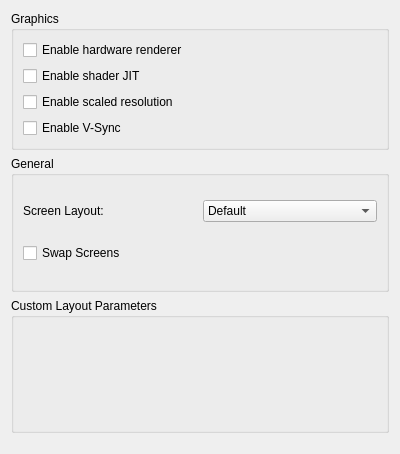
<?xml version="1.0" encoding="UTF-8"?>
<ui version="4.0">
 <class>ConfigureGraphics</class>
 <widget class="QWidget" name="ConfigureGraphics">
  <property name="geometry">
   <rect>
    <x>0</x>
    <y>0</y>
    <width>400</width>
    <height>454</height>
   </rect>
  </property>
  <property name="windowTitle">
   <string>Form</string>
  </property>
  <layout class="QVBoxLayout" name="vertical_layout_2">
   <item>
    <layout class="QVBoxLayout" name="verticalLayout_3">
     <item>
      <widget class="QGroupBox" name="groupBox">
       <property name="title">
        <string>Graphics</string>
       </property>
       <layout class="QVBoxLayout" name="verticalLayout_2">
        <item>
         <widget class="QCheckBox" name="toggle_hw_renderer">
          <property name="text">
           <string>Enable hardware renderer</string>
          </property>
         </widget>
        </item>
        <item>
         <widget class="QCheckBox" name="toggle_shader_jit">
          <property name="text">
           <string>Enable shader JIT</string>
          </property>
         </widget>
        </item>
        <item>
         <widget class="QCheckBox" name="toggle_scaled_resolution">
          <property name="text">
           <string>Enable scaled resolution</string>
          </property>
         </widget>
        </item>
        <item>
         <widget class="QCheckBox" name="toggle_vsync">
          <property name="text">
           <string>Enable V-Sync</string>
          </property>
         </widget>
        </item>
       </layout>
      </widget>
     </item>
    </layout>
   </item>
   <item>
    <widget class="QGroupBox" name="groupBox_4">
     <property name="title">
      <string>General</string>
     </property>
     <layout class="QHBoxLayout" name="horizontalLayout_6">
      <item>
       <layout class="QVBoxLayout" name="verticalLayout_7">
        <item>
         <layout class="QHBoxLayout" name="horizontalLayout_9">
          <item>
           <widget class="QLabel" name="label1_2">
            <property name="text">
             <string>Screen Layout:</string>
            </property>
           </widget>
          </item>
          <item>
           <widget class="QComboBox" name="layout_combo">
            <item>
             <property name="text">
              <string notr="true">Default</string>
             </property>
            </item>
            <item>
             <property name="text">
              <string notr="true">Single Screen</string>
             </property>
            </item>
            <item>
             <property name="text">
              <string notr="true">Large Screen</string>
             </property>
            </item>
           </widget>
          </item>
         </layout>
        </item>
        <item>
         <widget class="QCheckBox" name="swap_screens">
          <property name="text">
           <string>Swap Screens</string>
          </property>
         </widget>
        </item>
       </layout>
      </item>
     </layout>
    </widget>
   </item>
   <item>
    <widget class="QGroupBox" name="groupBox_5">
     <property name="title">
      <string>Custom Layout Parameters</string>
     </property>
     <layout class="QHBoxLayout" name="horizontalLayout_8">
      <item>
       <layout class="QVBoxLayout" name="verticalLayout_8"/>
      </item>
     </layout>
    </widget>
   </item>
   <item>
    <spacer name="verticalSpacer">
     <property name="orientation">
      <enum>Qt::Vertical</enum>
     </property>
     <property name="sizeType">
      <enum>QSizePolicy::Minimum</enum>
     </property>
     <property name="sizeHint" stdset="0">
      <size>
       <width>20</width>
       <height>10</height>
      </size>
     </property>
    </spacer>
   </item>
  </layout>
 </widget>
 <resources/>
 <connections/>
</ui>
